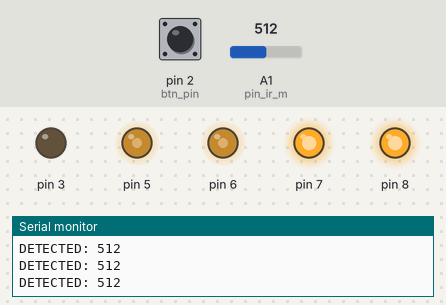
A program run on a simulated Arduino Uno, built with avr-gcc and run on an emulated ATmega328P. Parts: output pins drawn as LEDs (lit = HIGH), the last lines printed to the serial monitor. The inputs (shaded band) are chosen by the test bench; at power-on: A1 (pin_ir_m) = 512, pin 2 (btn_pin) LOW.

Above: at 1.2 s.
1.3 s: A1 (pin_ir_m) set to 111
2.8 s: A1 (pin_ir_m) set to 94
At 3.5 s:
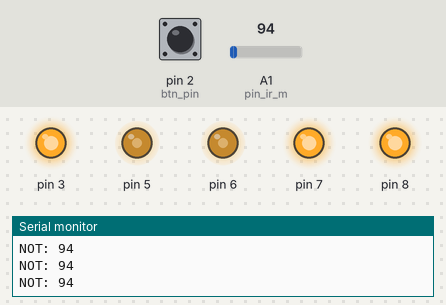
4.6 s: A1 (pin_ir_m) set to 110
At 5.8 s:
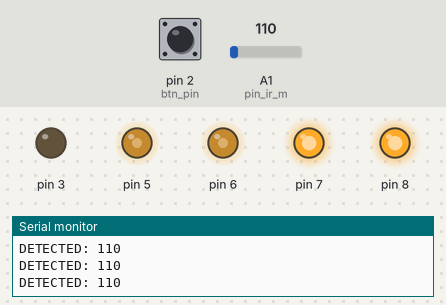
6.1 s: A1 (pin_ir_m) set to 90
At 6.6 s:
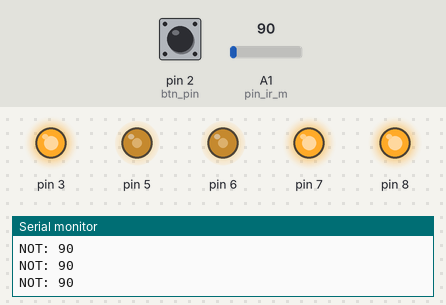
Timing chart, 0 to 8.6 s (numbered marks = the images above; inputs shaded):
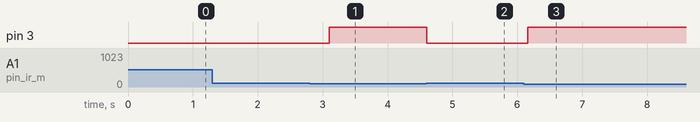

Measured:
- the behaviour switches between 101 and 100 on A1 (pin_ir_m) (found by bisection; images 0 and 1)
- after the input at 2.8 s, pin 3: LOW → HIGH after 0.30 s
- after the input at 4.6 s, pin 3: HIGH → LOW at once
- after the input at 6.1 s, pin 3: LOW → HIGH after 0.06 s

The program:

main.cpp
```cpp
#include <Arduino.h>
#include <Servo.h>
#include "Driver.h"
#include <NewPing.h>


constexpr uint8_t speed = 150;

Servo servo1;
Driver driver;

void forward(int speed){
  driver.enable();
  driver.motor_l.write(Motor::FORWARD, speed);
  driver.motor_r.write(Motor::FORWARD, speed);
}

void reverse(int speed){
  driver.enable();
  driver.motor_l.write(Motor::REVERSE, speed);
  driver.motor_r.write(Motor::REVERSE, speed);
}

void left(int speed){
  driver.enable();
  driver.motor_l.write(Motor::REVERSE, speed);
  driver.motor_r.write(Motor::FORWARD, speed);
}

void right(int speed){
  driver.enable();
  driver.motor_l.write(Motor::FORWARD, speed);
  driver.motor_r.write(Motor::REVERSE, speed);
}
void stop(){
  driver.disable();
}

int ir_l;
int ir_m;
int ir_r;

int pin_ir_l = A0;
int pin_ir_m = A1;
int pin_ir_r = A2;

char buff[265];

int samples[2];
// Trigger pin 13, Echo pin 12
NewPing ping(13, 12);
int btn_pin = 2;

void setup() {
  driver.begin();
  driver.enable();
  Serial.begin(115000);

  while(digitalRead(btn_pin));
  forward(127);
}

void loop() {
  ir_m = analogRead(pin_ir_m);

  if(ir_m > 100){
    sprintf(buff, "DETECTED: %d", ir_m);
    digitalWrite(13, HIGH);
    driver.disable();
    // Delay to account for the robots momentum
    delay(300);
  }
  else
  {
    sprintf(buff, "NOT: %d", ir_m);
    digitalWrite(13, LOW);
    driver.enable();
  }

  Serial.println(buff);
  delay(10);
}
```
